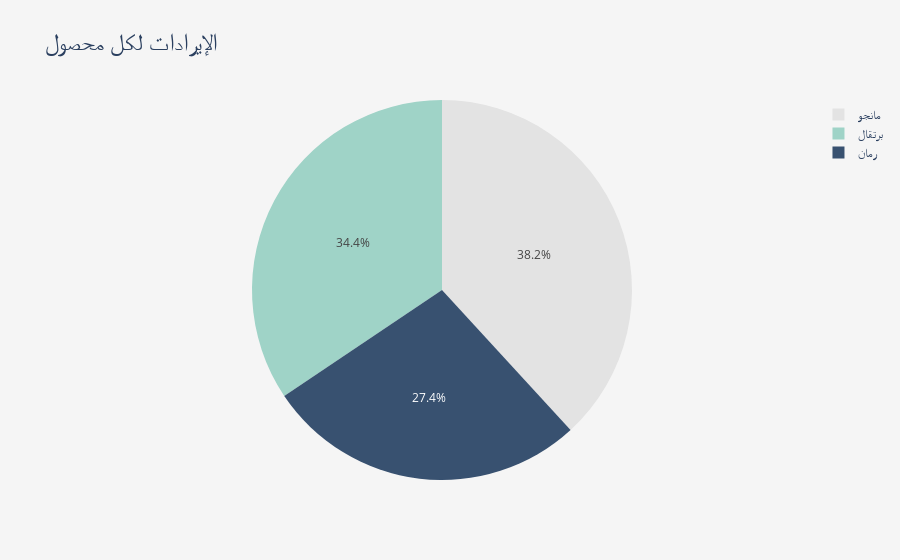

Here is the notebook cell this chart was saved with:
### Code cell
# Plot revenue per crop
fig = px.pie(df_crop, names="المحصول", values="الإيرادات", title="الإيرادات لكل محصول",
             color_discrete_sequence=["#e3e3e3", "#9fd3c7", "#385170"])  # Custom colors for the pie slices
fig.update_layout(
    title_font=dict(family="Arial Arabic", size=24),
    plot_bgcolor="white",
    paper_bgcolor="#f5f5f5"
)
fig.show()

### Figure 1 — Plotly figure (JSON) as saved in the notebook; plotly's stock layout.template omitted (floating-point values rounded to 4 significant figures)
{"data": [{"domain": {"x": [0, 1], "y": [0, 1]}, "hovertemplate": "المحصول=%{label}<br>الإيرادات=%{value}<extra></extra>", "labels": ["برتقال", "مانجو", "رمان"], "legendgroup": "", "name": "", "showlegend": true, "type": "pie", "values": [32000, 35500, 25500]}], "layout": {"legend": {"tracegroupgap": 0}, "paper_bgcolor": "#f5f5f5", "piecolorway": ["#e3e3e3", "#9fd3c7", "#385170"], "plot_bgcolor": "white", "title": {"font": {"family": "Arial Arabic", "size": 24}, "text": "الإيرادات لكل محصول"}}}
